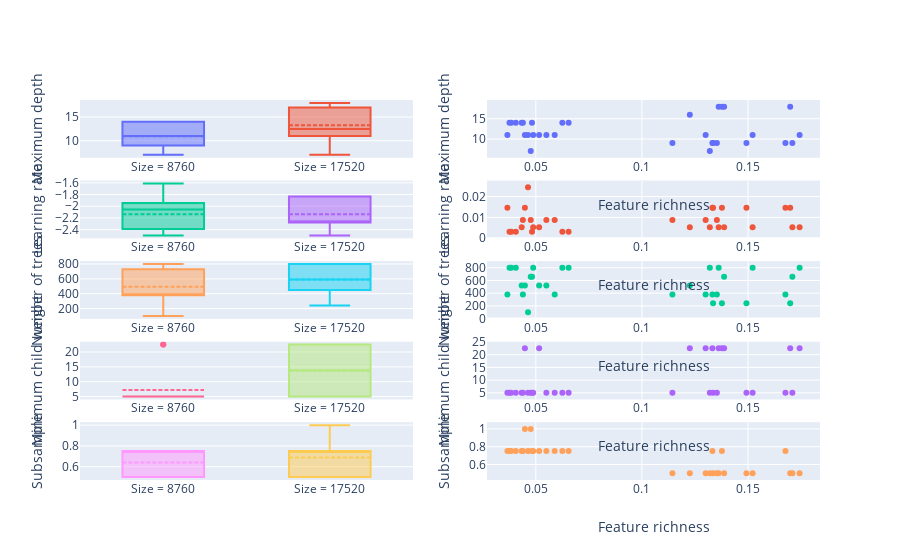

The notebook cell saved with this chart:
### Code cell
# size - hyperparameters
fig = make_subplots(
    rows=5,
    cols=2
)

# first row: size
fig.add_trace(go.Box(y=df.loc[df['size'] == 8760]['max_depth'],name='Size = 8760', boxmean=True), row=1, col=1)
fig.add_trace(go.Box(y=df.loc[df['size'] == 17520]['max_depth'],name='Size = 17520', boxmean=True), row=1, col=1)
fig.update_yaxes(title_text='Maximum depth', row=1, col=1)

fig.add_trace(go.Box(y=np.log10(df.loc[df['size'] == 8760]['learning_rate']),name='Size = 8760', boxmean=True), row=2, col=1)
fig.add_trace(go.Box(y=np.log10(df.loc[df['size'] == 17520]['learning_rate']),name='Size = 17520', boxmean=True), row=2, col=1)
fig.update_yaxes(title_text='Learning rate', row=2, col=1)

fig.add_trace(go.Box(y=df.loc[df['size'] == 8760]['num_trees'],name='Size = 8760', boxmean=True), row=3, col=1)
fig.add_trace(go.Box(y=df.loc[df['size'] == 17520]['num_trees'],name='Size = 17520', boxmean=True), row=3, col=1)
fig.update_yaxes(title_text='Number of trees', row=3, col=1)

fig.add_trace(go.Box(y=df.loc[df['size'] == 8760]['min_child_weight'],name='Size = 8760', boxmean=True), row=4, col=1)
fig.add_trace(go.Box(y=df.loc[df['size'] == 17520]['min_child_weight'],name='Size = 17520', boxmean=True), row=4, col=1)
fig.update_yaxes(title_text='Minimum child weight', row=4, col=1)

fig.add_trace(go.Box(y=df.loc[df['size'] == 8760]['subsample'],name='Size = 8760', boxmean=True), row=5, col=1)
fig.add_trace(go.Box(y=df.loc[df['size'] == 17520]['subsample'],name='Size = 17520', boxmean=True), row=5, col=1)
fig.update_yaxes(title_text='Subsample', row=5, col=1)

# second row: feature richness
fig.add_trace(go.Scatter(y=df['max_depth'],x=df['pca_rank_cor'], mode='markers'),row=1,col=2)
fig.update_yaxes(title_text='Maximum depth', row=1, col=2)
fig.update_xaxes(title_text='Feature richness', row=1, col=2)

fig.add_trace(go.Scatter(y=df['learning_rate'],x=df['pca_rank_cor'], mode='markers'),row=2,col=2)
fig.update_yaxes(title_text='Learning rate', row=2, col=2)
fig.update_xaxes(title_text='Feature richness', row=2, col=2)

fig.add_trace(go.Scatter(y=df['num_trees'],x=df['pca_rank_cor'], mode='markers'),row=3,col=2)
fig.update_yaxes(title_text='Number of trees', row=3, col=2)
fig.update_xaxes(title_text='Feature richness', row=3, col=2)

fig.add_trace(go.Scatter(y=df['min_child_weight'],x=df['pca_rank_cor'], mode='markers'),row=4,col=2)
fig.update_yaxes(title_text='Minimum child weight', row=4, col=2)
fig.update_xaxes(title_text='Feature richness', row=4, col=2)

fig.add_trace(go.Scatter(y=df['subsample'],x=df['pca_rank_cor'], mode='markers'),row=5,col=2)
fig.update_yaxes(title_text='Subsample', row=5, col=2)
fig.update_xaxes(title_text='Feature richness', row=5, col=2)

fig.update_layout(
    showlegend=False,
    height=1200
)

fig.show()

### Figure 1 — Plotly figure (JSON) as saved in the notebook; plotly's stock layout.template omitted (floating-point values rounded to 4 significant figures)
{"data": [{"boxmean": true, "name": "Size = 8760", "type": "box", "xaxis": "x", "y": [14, 9, 11, 7, 11, 11, 14, 9, 11, 9, 14, 9, 14, 9, 14, 9], "yaxis": "y"}, {"boxmean": true, "name": "Size = 17520", "type": "box", "xaxis": "x", "y": [14, 11, 7, 9, 11, 18, 11, 18, 11, 16, 14, 11, 14, 18, 11, 18], "yaxis": "y"}, {"boxmean": true, "name": "Size = 8760", "type": "box", "xaxis": "x3", "y": [-2.056, -2.278, -2.278, -2.278, -2.056, -2.056, -2.5, -1.833, -1.611, -2.056, -2.5, -1.833, -2.5, -1.833, -2.5, -2.056], "yaxis": "y3"}, {"boxmean": true, "name": "Size = 17520", "type": "box", "xaxis": "x3", "y": [-2.278, -2.278, -2.056, -1.833, -2.056, -2.278, -1.833, -1.833, -2.278, -2.278, -2.5, -2.278, -2.5, -1.833, -1.833, -2.278], "yaxis": "y3"}, {"boxmean": true, "name": "Size = 8760", "type": "box", "xaxis": "x5", "y": [380, 660, 520, 800, 380, 380, 800, 240, 100, 380, 800, 240, 800, 380, 660, 380], "yaxis": "y5"}, {"boxmean": true, "name": "Size = 17520", "type": "box", "xaxis": "x5", "y": [520, 800, 660, 380, 520, 800, 380, 240, 800, 520, 800, 800, 800, 240, 520, 660], "yaxis": "y5"}, {"boxmean": true, "name": "Size = 8760", "type": "box", "xaxis": "x7", "y": [5, 5, 22.5, 5, 5, 22.5, 5, 5, 5, 5, 5, 5, 5, 5, 5, 5], "yaxis": "y7"}, {"boxmean": true, "name": "Size = 17520", "type": "box", "xaxis": "x7", "y": [5, 22.5, 5, 22.5, 5, 22.5, 5, 22.5, 5, 22.5, 5, 5, 5, 22.5, 22.5, 22.5], "yaxis": "y7"}, {"boxmean": true, "name": "Size = 8760", "type": "box", "xaxis": "x9", "y": [0.75, 0.5, 0.75, 0.5, 0.75, 0.5, 0.75, 0.5, 0.75, 0.5, 0.75, 0.5, 0.75, 0.75, 0.75, 0.5], "yaxis": "y9"}, {"boxmean": true, "name": "Size = 17520", "type": "box", "xaxis": "x9", "y": [0.75, 0.5, 1, 0.75, 0.75, 0.5, 0.75, 0.75, 0.75, 0.5, 0.75, 0.5, 0.75, 0.5, 1, 0.5], "yaxis": "y9"}, {"mode": "markers", "type": "scatter", "x": [0.04334, 0.04391, 0.1743, 0.1709, 0.0476, 0.05155, 0.1332, 0.132, 0.05497, 0.05889, 0.1362, 0.13, 0.03661, 0.0376, 0.1377, 0.1335, 0.04876, 0.04632, 0.1226, 0.1144, 0.04059, 0.03844, 0.1522, 0.1492, 0.06251, 0.06545, 0.1699, 0.1676, 0.04485, 0.04821, 0.1387, 0.1353], "xaxis": "x2", "y": [14, 14, 11, 9, 7, 11, 9, 7, 11, 11, 18, 11, 11, 14, 18, 9, 11, 11, 16, 9, 14, 14, 11, 9, 14, 14, 18, 9, 11, 14, 18, 9], "yaxis": "y2"}, {"mode": "markers", "type": "scatter", "x": [0.04334, 0.04391, 0.1743, 0.1709, 0.0476, 0.05155, 0.1332, 0.132, 0.05497, 0.05889, 0.1362, 0.13, 0.03661, 0.0376, 0.1377, 0.1335, 0.04876, 0.04632, 0.1226, 0.1144, 0.04059, 0.03844, 0.1522, 0.1492, 0.06251, 0.06545, 0.1699, 0.1676, 0.04485, 0.04821, 0.1387, 0.1353], "xaxis": "x4", "y": [0.005275, 0.008799, 0.005275, 0.005275, 0.008799, 0.005275, 0.01468, 0.005275, 0.008799, 0.008799, 0.005275, 0.008799, 0.01468, 0.003162, 0.01468, 0.01468, 0.005275, 0.02448, 0.005275, 0.008799, 0.003162, 0.003162, 0.005275, 0.01468, 0.003162, 0.003162, 0.01468, 0.01468, 0.01468, 0.003162, 0.005275, 0.008799], "yaxis": "y4"}, {"mode": "markers", "type": "scatter", "x": [0.04334, 0.04391, 0.1743, 0.1709, 0.0476, 0.05155, 0.1332, 0.132, 0.05497, 0.05889, 0.1362, 0.13, 0.03661, 0.0376, 0.1377, 0.1335, 0.04876, 0.04632, 0.1226, 0.1144, 0.04059, 0.03844, 0.1522, 0.1492, 0.06251, 0.06545, 0.1699, 0.1676, 0.04485, 0.04821, 0.1387, 0.1353], "xaxis": "x6", "y": [520, 380, 800, 660, 660, 520, 380, 800, 520, 380, 800, 380, 380, 800, 240, 240, 800, 100, 520, 380, 800, 800, 800, 240, 800, 800, 240, 380, 520, 660, 660, 380], "yaxis": "y6"}, {"mode": "markers", "type": "scatter", "x": [0.04334, 0.04391, 0.1743, 0.1709, 0.0476, 0.05155, 0.1332, 0.132, 0.05497, 0.05889, 0.1362, 0.13, 0.03661, 0.0376, 0.1377, 0.1335, 0.04876, 0.04632, 0.1226, 0.1144, 0.04059, 0.03844, 0.1522, 0.1492, 0.06251, 0.06545, 0.1699, 0.1676, 0.04485, 0.04821, 0.1387, 0.1353], "xaxis": "x8", "y": [5, 5, 22.5, 5, 5, 22.5, 22.5, 5, 5, 5, 22.5, 22.5, 5, 5, 22.5, 5, 5, 5, 22.5, 5, 5, 5, 5, 5, 5, 5, 22.5, 5, 22.5, 5, 22.5, 5], "yaxis": "y8"}, {"mode": "markers", "type": "scatter", "x": [0.04334, 0.04391, 0.1743, 0.1709, 0.0476, 0.05155, 0.1332, 0.132, 0.05497, 0.05889, 0.1362, 0.13, 0.03661, 0.0376, 0.1377, 0.1335, 0.04876, 0.04632, 0.1226, 0.1144, 0.04059, 0.03844, 0.1522, 0.1492, 0.06251, 0.06545, 0.1699, 0.1676, 0.04485, 0.04821, 0.1387, 0.1353], "xaxis": "x10", "y": [0.75, 0.75, 0.5, 0.5, 1, 0.75, 0.75, 0.5, 0.75, 0.75, 0.5, 0.5, 0.75, 0.75, 0.75, 0.5, 0.75, 0.75, 0.5, 0.5, 0.75, 0.75, 0.5, 0.5, 0.75, 0.75, 0.5, 0.75, 1, 0.75, 0.5, 0.5], "yaxis": "y10"}], "layout": {"autosize": true, "showlegend": false, "xaxis": {"anchor": "y", "autorange": true, "domain": [0, 0.45], "range": [-0.5, 1.5], "type": "category"}, "xaxis10": {"anchor": "y10", "autorange": true, "domain": [0.55, 1], "range": [0.0272, 0.1837], "title": {"text": "Feature richness"}, "type": "linear"}, "xaxis2": {"anchor": "y2", "autorange": true, "domain": [0.55, 1], "range": [0.0272, 0.1837], "title": {"text": "Feature richness"}, "type": "linear"}, "xaxis3": {"anchor": "y3", "autorange": true, "domain": [0, 0.45], "range": [-0.5, 1.5], "type": "category"}, "xaxis4": {"anchor": "y4", "autorange": true, "domain": [0.55, 1], "range": [0.0272, 0.1837], "title": {"text": "Feature richness"}, "type": "linear"}, "xaxis5": {"anchor": "y5", "autorange": true, "domain": [0, 0.45], "range": [-0.5, 1.5], "type": "category"}, "xaxis6": {"anchor": "y6", "autorange": true, "domain": [0.55, 1], "range": [0.0272, 0.1837], "title": {"text": "Feature richness"}, "type": "linear"}, "xaxis7": {"anchor": "y7", "autorange": true, "domain": [0, 0.45], "range": [-0.5, 1.5], "type": "category"}, "xaxis8": {"anchor": "y8", "autorange": true, "domain": [0.55, 1], "range": [0.0272, 0.1837], "title": {"text": "Feature richness"}, "type": "linear"}, "xaxis9": {"anchor": "y9", "autorange": true, "domain": [0, 0.45], "range": [-0.5, 1.5], "type": "category"}, "yaxis": {"anchor": "x", "autorange": true, "domain": [0.848, 1], "range": [6.389, 18.61], "title": {"text": "Maximum depth"}, "type": "linear"}, "yaxis10": {"anchor": "x10", "autorange": true, "domain": [0, 0.152], "range": [0.4564, 1.044], "title": {"text": "Subsample"}, "type": "linear"}, "yaxis2": {"anchor": "x2", "autorange": true, "domain": [0.848, 1], "range": [6.042, 18.96], "title": {"text": "Maximum depth"}, "type": "linear"}, "yaxis3": {"anchor": "x3", "autorange": true, "domain": [0.636, 0.788], "range": [-2.549, -1.562], "title": {"text": "Learning rate"}, "type": "linear"}, "yaxis4": {"anchor": "x4", "autorange": true, "domain": [0.636, 0.788], "range": [0.001305, 0.02634], "title": {"text": "Learning rate"}, "type": "linear"}, "yaxis5": {"anchor": "x5", "autorange": true, "domain": [0.424, 0.576], "range": [61.11, 838.9], "title": {"text": "Number of trees"}, "type": "linear"}, "yaxis6": {"anchor": "x6", "autorange": true, "domain": [0.424, 0.576], "range": [39.02, 861.0], "title": {"text": "Number of trees"}, "type": "linear"}, "yaxis7": {"anchor": "x7", "autorange": true, "domain": [0.212, 0.364], "range": [4.028, 23.47], "title": {"text": "Minimum child weight"}, "type": "linear"}, "yaxis8": {"anchor": "x8", "autorange": true, "domain": [0.212, 0.364], "range": [3.476, 24.02], "title": {"text": "Minimum child weight"}, "type": "linear"}, "yaxis9": {"anchor": "x9", "autorange": true, "domain": [0, 0.152], "range": [0.4722, 1.028], "title": {"text": "Subsample"}, "type": "linear"}}}
